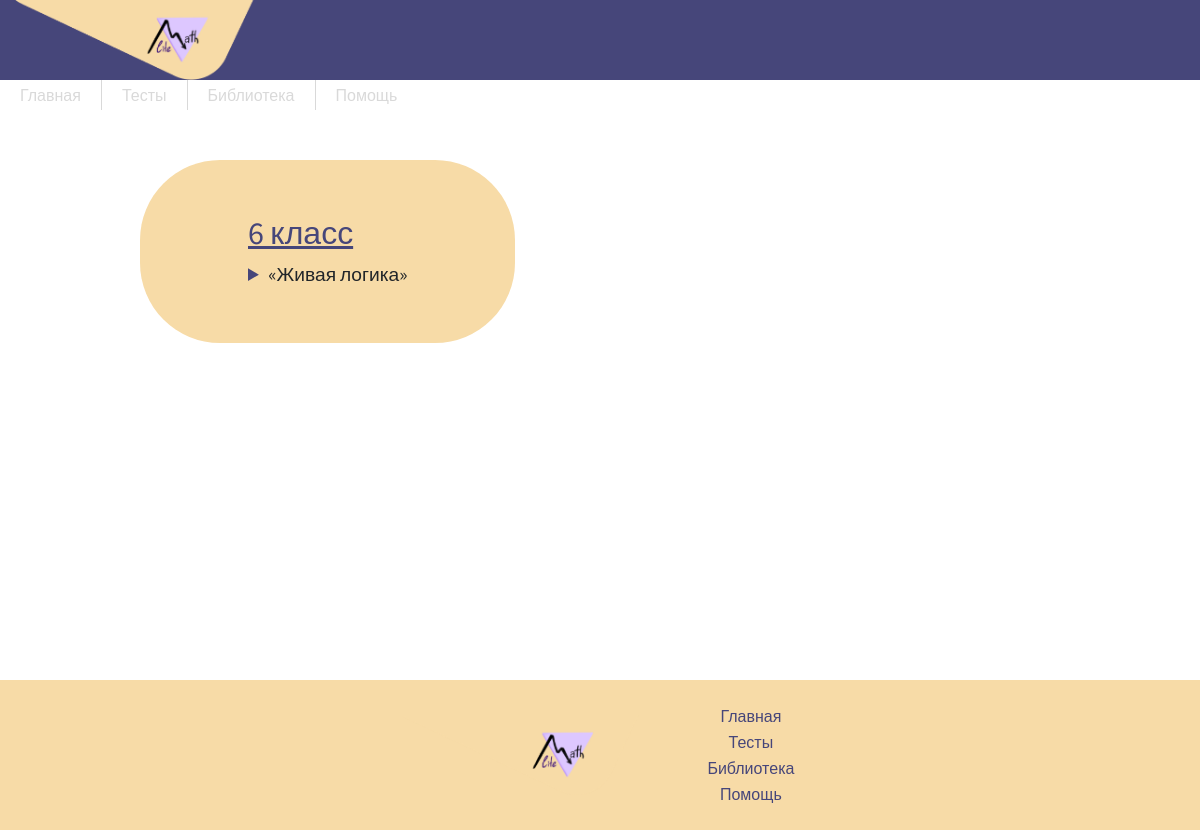
/6grade/, run on an earlier commit of the app's database.
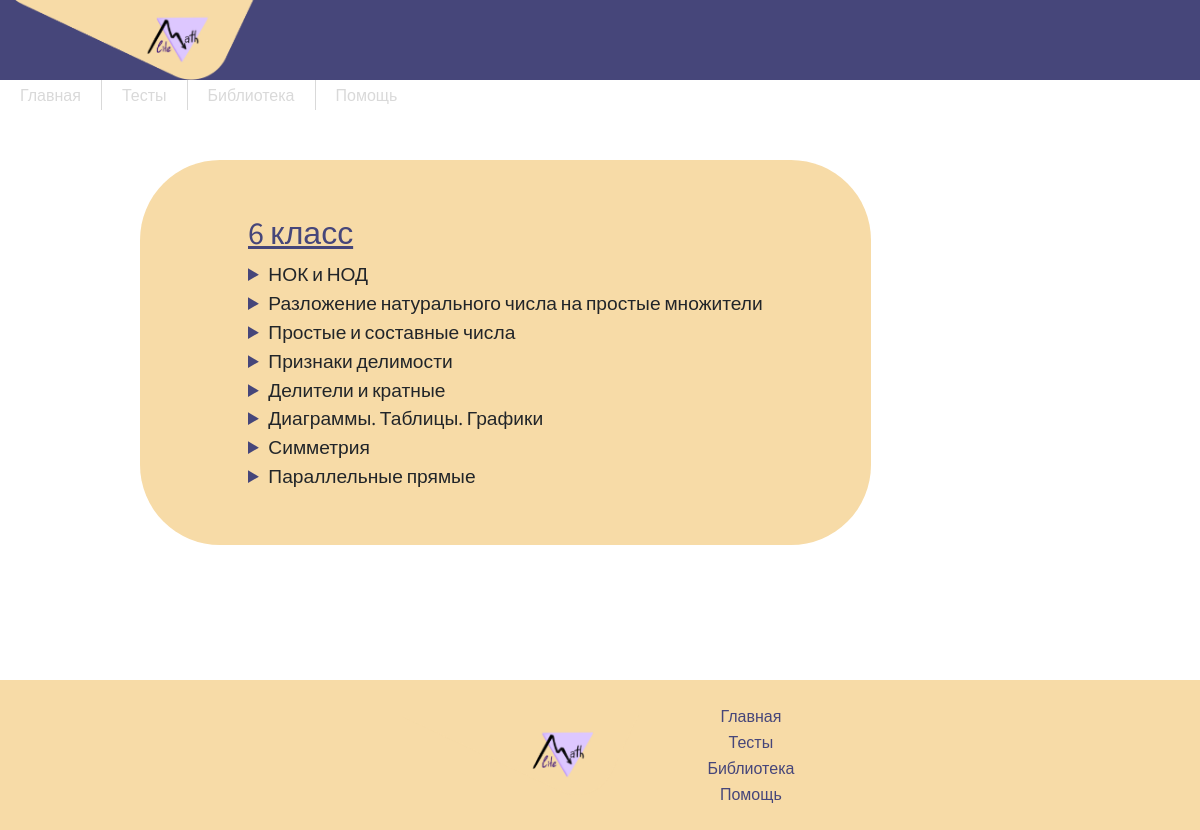
And on a later commit of the database.
### main/models.py (models this page shows, shortened)
class Task(models.Model):
    Category=[("5", '5класс'),("6", '6класс')]
    article_type = models.CharField(max_length=2, choices=Category, default='', blank=True)
    title = models.CharField('Название', max_length = 50)
    task = models.TextField('Описание')
    class Meta:
        verbose_name = 'Статья'
        verbose_name_plural = 'Статьи'

### main/views.py (the view)
# urls.py: path('6grade/', views.grade6, name='6grade'),
def grade6(request):
    articles = Task.objects.order_by('-id')
    return render(request, 'main/6grade.html',
                  {'title': "666 класс", "articles": articles, "grade": 6})

### main/templates/main/6grade.html (shortened to what this page needs)
{% extends 'main/base.html'%}
{% block main %}
<div style="font-size:larger; font-family: 'Source Sans Pro', sans-serif!important; background-color: #F7DBA7; border-radius: 80px; padding: 5% 10%; margin: 10vh;">
    <div style="text-decoration: underline; display: flex; flex-direction: row; justify-content: flex-start; color: #46467A;">
        <h2>6 класс</h2>
    </div>
{% if articles %}
    {% for el in articles %}
            {% if el.article_type == "6" %}
                <details>
                <summary><a>{{el.title}}</summary>
              </details>
            {% endif %}
    {% endfor %}
{% endif %}
</div>
<br><br>
{% endblock main %}

### main/templates/main/base.html (shortened to what this page needs)
<!DOCTYPE html>
<html lang="en">
<head>
    <link rel="stylesheet" href="https://cdn.jsdelivr.net/npm/bootstrap@5.2.2/dist/css/bootstrap.min.css">
    <link href="https://cdn.jsdelivr.net/npm/bootstrap@5.0.2/dist/css/bootstrap.min.css" rel="stylesheet">
    <link rel="stylesheet" href="../../../static/css/home.css">
    <link rel="stylesheet" href="../../../static/css/blog.css">
    <link rel="stylesheet" href="../../../static/css/quiz.css">
    <link rel="stylesheet" href="../../../static/css/main.css">
    </head>
<body>
    <header>
        <div>
            <a style="width: fit-content; height: fit-content; text-align: center;" href="{%url 'home'%}">
                <img style="height: 10vh; text-align: center;" src="../../../static/media/logo_with_bg.png" alt="logo">
            </a>
        </div>
        <div class="link-holder">
            <form action="/"><button class="header-btn">Главная</button></button></form>
            <form action="/training"><button class="header-btn">Тесты</button></button></form>
            <form action="/lib"><button class="header-btn">Библиотека</button></button></form>
            <form action="/help"><button class="header-btn">Помощь</button></button></form>
        </div>
    </header>
    <div class="root">
    <main>
        {% block main %}{% endblock %}
    </main>
    </div>
    <footer style="margin-top: -100px; justify-content: center;">
        <div>
          <a style="width: fit-content; height: fit-content;" href="{%url 'home'%}">
            <img style="height: 10vh;" src="../../../static/media/logo_with_bg.png" alt="logo">
          </a>
      </div>
      <div class="link-holder">
          <form action="/"><button class="footer-btn">Главная</button></button></form>
          <form action="/training"><button class="footer-btn">Тесты</button></button></form>
          <form action="/lib"><button class="footer-btn">Библиотека</button></button></form>
          <form action="/help"><button class="footer-btn">Помощь</button></button></form>
        </div>
      </footer>
</body>
</html>

### static/css/blog.css (style rules this page uses)
h2 { margin-right: 30px; }

### static/css/quiz.css (style rules this page uses)
html { font-family: 'Source Sans Pro', sans-serif; }
body { display: flex; flex-direction: column; }
a:link { text-decoration: none; }
footer { flex: 0 0 auto; background-color: #F7DBA7; display: flex; height: fit-content; padding-left: 10%; min-width: 100vw; color: black; }
footer .link-holder { display: flex; align-items: center; flex-direction: column; position: relative; }
.footer-btn { padding-left: 20px; padding-right: 20px; background-color: transparent; border: none; color: #46467A; font-family: 'Source Sans Pro', sans-serif!important }

### static/css/main.css (style rules this page uses)
html { font-family: 'Source Sans Pro', sans-serif!important; height: 100%; }
main { padding-left: 5vw; padding-right: 5vw; padding-top: 0%; font-family: 'Source Sans Pro', sans-serif!important; display: flex; flex: 1 0 auto; }
header { height: 10vh; background-color: #46467A; justify-content: space-around; min-width: 100vw; }
footer { background-color: #F7DBA7; padding-left: 10%; min-width: 100vw; color: black; }
footer .link-holder { display: flex; align-items: center; flex-direction: column; position: relative; }
.footer-btn { padding-left: 20px; padding-right: 20px; background-color: transparent; border: none; color: #46467A; font-family: 'Source Sans Pro', sans-serif!important }
header .link-holder { display: flex; align-items: center; flex-direction: row; position: relative; }
form { height: inherit; }
header .header-btn { padding-left: 20px; padding-right: 20px; background-color: transparent; border: none; color: #d9d9d9; font-family: 'Source Sans Pro', sans-serif!important }

### main/templates/main/base.html (style rules this page uses)
.root { min-height: calc(100vh - 100px); }
footer { height: 150px; margin-top: -100px; background-color: #F7DBA7; padding-left: 0%; min-width: 100vw; color: black; display: inline-flex; align-items: center; }

### main/templates/main/6grade.html (style rules this page uses)
details summary::-webkit-details-marker, details summary::marker { color: #46467A; }

What changed in the data, as far as the page shows it:
removed Task: title "«Живая логика»"
added Task: title "НОК и НОД"
added Task: title "Разложение натурального числа на простые множители"
added Task: title "Простые и составные числа"
added Task: title "Признаки делимости"
added Task: title "Делители и кратные"
added Task: title "Диаграммы. Таблицы. Графики"
added Task: title "Симметрия"
added Task: title "Параллельные прямые"
